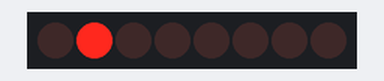
This sketch was run on a simulated Arduino Uno, built with avr-gcc and run on an emulated ATmega328P. Shown: 8 shift-register outputs drawn as a row of LEDs (first output left, lit = HIGH). Wiring (inferred from the names in the program): shift register (74HC595): data pin 2; shift clock pin 4; latch pin 3. Wiring (inferred from the signals the program sends): row of LEDs: on Q0, Q1, Q2, Q3, Q4, Q5, Q6, Q7.

Above: at 1.0 s.
At 2.2 s:
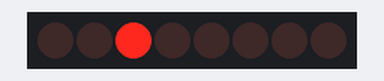
At 2.7 s:
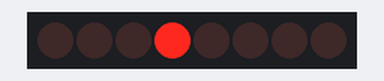
At 4.0 s:
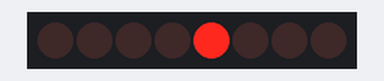
At 5.2 s:
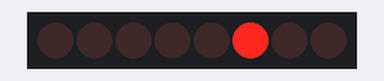
At 5.7 s:
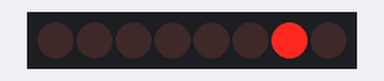
Timing chart, 0 to 7.8 s (numbered marks = the images above):
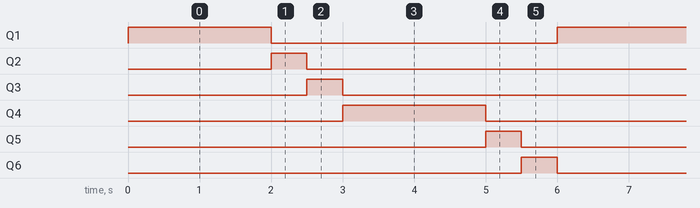

Measured:
- by itself, Q1, Q4: alternates HIGH for 2.0 s and LOW for 4.0 s
- by itself, Q2, Q3, Q5, Q6: alternates HIGH for 0.50 s and LOW for 5.5 s
- by itself, everything shown: repeats every 6.0 s, in 6 steps

The sketch:

sketch_jun11a.ino
```cpp
const byte GND_PIN1[4]={8,9,10,11};
const byte GND_PIN2[4]={11,10,9,8};

const byte dataPIN=2;
const byte latchPIN=3;
const byte clockPIN=4;

const byte LEDs[6]={
  B1000000,B0100000,B0010000,B0001000,B0000100,B0000010
};


void setup() {
  pinMode(dataPIN,OUTPUT);
  pinMode(latchPIN,OUTPUT);
  pinMode(clockPIN,OUTPUT);
  for(byte j=0; j<4; j++){
    pinMode(GND_PIN1[j],OUTPUT);
    digitalWrite(GND_PIN1[j],HIGH);
    }
}

void loop() {

  for(byte i=0 ;i<4;i++){
    digitalWrite(latchPIN,LOW);
    shiftOut(dataPIN,clockPIN,LSBFIRST,LEDs[0]);
    digitalWrite(latchPIN,HIGH);
    digitalWrite(GND_PIN1[i],LOW);
    delay(500);
    digitalWrite(GND_PIN1[i],HIGH);

  }

    digitalWrite(latchPIN,LOW);
    shiftOut(dataPIN,clockPIN,LSBFIRST,LEDs[1]);
    digitalWrite(latchPIN,HIGH);
    digitalWrite(GND_PIN1[3],LOW);
    delay(500);
    digitalWrite(GND_PIN1[3],HIGH);


    digitalWrite(latchPIN,LOW);
    shiftOut(dataPIN,clockPIN,LSBFIRST,LEDs[2]);
    digitalWrite(latchPIN,HIGH);
    digitalWrite(GND_PIN1[3],LOW);
    delay(500);
    digitalWrite(GND_PIN1[3],HIGH);

    for(byte i=0 ;i<4;i++){
    digitalWrite(latchPIN,LOW);
    shiftOut(dataPIN,clockPIN,LSBFIRST,LEDs[3]);
    digitalWrite(latchPIN,HIGH);
    digitalWrite(GND_PIN2[i],LOW);
    delay(500);
    digitalWrite(GND_PIN2[i],HIGH);
    }

    digitalWrite(latchPIN,LOW);
    shiftOut(dataPIN,clockPIN,LSBFIRST,LEDs[4]);
    digitalWrite(latchPIN,HIGH);
    digitalWrite(GND_PIN1[0],LOW);
    delay(500);
    digitalWrite(GND_PIN1[0],HIGH);


    digitalWrite(latchPIN,LOW);
    shiftOut(dataPIN,clockPIN,LSBFIRST,LEDs[5]);
    digitalWrite(latchPIN,HIGH);
    digitalWrite(GND_PIN1[0],LOW);
    delay(500);
    digitalWrite(GND_PIN1[0],HIGH);

}
```
